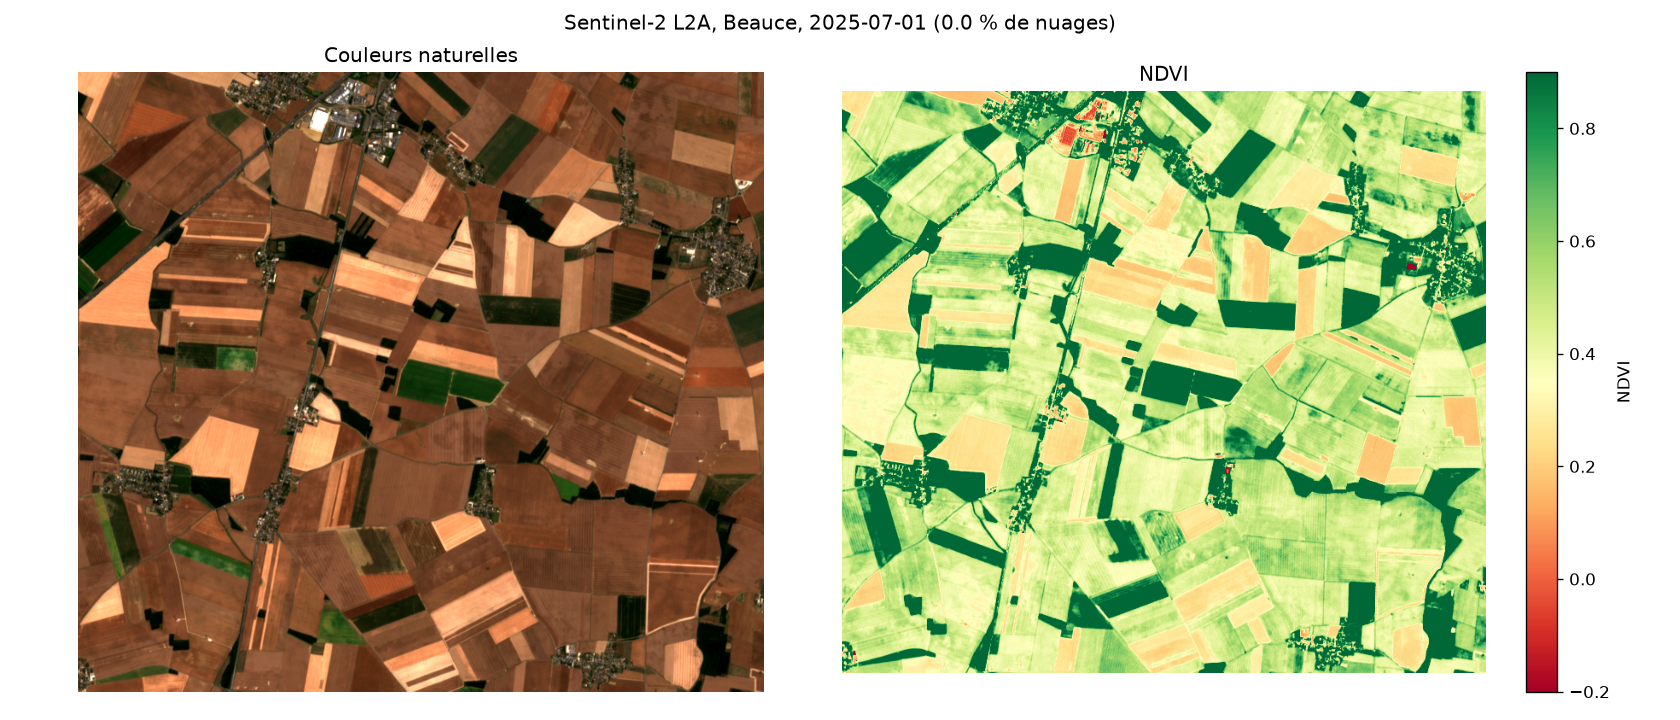

Source code (Python):
"""Carte NDVI à partir de la scène Sentinel-2 L2A la moins nuageuse sur une zone.

Recherche la scène via le catalogue STAC Earth Search, lit uniquement l'emprise
demandée dans les COG (lecture fenêtrée), calcule le NDVI et enregistre une
figure PNG : couleurs naturelles à gauche, NDVI à droite.
"""

import matplotlib.pyplot as plt
import numpy as np
import rasterio
from pystac_client import Client
from rasterio.warp import transform_bounds
from rasterio.windows import from_bounds

# --- Paramètres ------------------------------------------------------------
STAC_URL = "https://earth-search.aws.element84.com/v1"
COLLECTION = "sentinel-2-l2a"
BBOX = (1.40, 48.30, 1.50, 48.36)  # lon min, lat min, lon max, lat max (WGS84)
DATES = "2025-07-01/2025-07-31"
MAX_CLOUD = 20  # couverture nuageuse maximale (%)
OUTPUT = "ndvi.png"
# ---------------------------------------------------------------------------


def find_least_cloudy_item():
    """Renvoie la scène la moins nuageuse correspondant aux paramètres."""
    catalog = Client.open(STAC_URL)
    search = catalog.search(
        collections=[COLLECTION],
        bbox=BBOX,
        datetime=DATES,
        query={"eo:cloud_cover": {"lt": MAX_CLOUD}},
    )
    items = list(search.items())
    if not items:
        raise SystemExit("Aucune scène trouvée : élargir les dates ou le seuil de nuages.")
    return min(items, key=lambda item: item.properties["eo:cloud_cover"])


def read_band(item, band):
    """Lit une bande sur l'emprise BBOX et renvoie la réflectance (float32)."""
    asset = item.assets[band]
    with rasterio.open(asset.href) as src:
        # La bbox est en WGS84, l'image en UTM : on reprojette l'emprise.
        bounds = transform_bounds("EPSG:4326", src.crs, *BBOX)
        data = src.read(1, window=from_bounds(*bounds, transform=src.transform))
        nodata = src.nodata

    reflectance = data.astype("float32")
    # Earth Search fournit l'échelle et le décalage dans les métadonnées STAC.
    band_info = (asset.extra_fields.get("raster:bands") or [{}])[0]
    reflectance = reflectance * band_info.get("scale", 1e-4) + band_info.get("offset", 0.0)
    if nodata is not None:
        reflectance[data == nodata] = np.nan
    return reflectance


def main():
    item = find_least_cloudy_item()
    date = item.datetime.date()
    cloud = item.properties["eo:cloud_cover"]
    print(f"Scène retenue : {item.id} ({date}, {cloud:.1f} % de nuages)")

    red, green, blue, nir = (read_band(item, b) for b in ("red", "green", "blue", "nir"))

    with np.errstate(divide="ignore", invalid="ignore"):
        ndvi = (nir - red) / (nir + red)

    # Couleurs naturelles : étirement entre les percentiles 2 et 98 pour l'affichage.
    rgb = np.dstack([red, green, blue])
    low, high = np.nanpercentile(rgb, (2, 98))
    rgb = np.clip((rgb - low) / (high - low), 0, 1)

    fig, (ax_rgb, ax_ndvi) = plt.subplots(1, 2, figsize=(14, 6))
    ax_rgb.imshow(rgb)
    ax_rgb.set_title("Couleurs naturelles")
    im = ax_ndvi.imshow(ndvi, cmap="RdYlGn", vmin=-0.2, vmax=0.9)
    ax_ndvi.set_title("NDVI")
    fig.colorbar(im, ax=ax_ndvi, label="NDVI")
    for ax in (ax_rgb, ax_ndvi):
        ax.set_axis_off()
    fig.suptitle(f"Sentinel-2 L2A, Beauce, {date} ({cloud:.1f} % de nuages)")
    fig.tight_layout()
    fig.savefig(OUTPUT, dpi=120)
    print(f"Figure enregistrée : {OUTPUT}")


if __name__ == "__main__":
    main()
